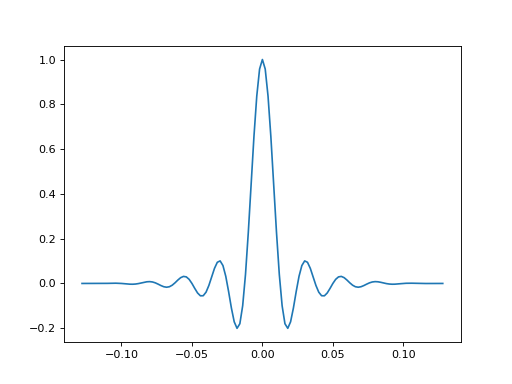

Generate this figure with Python:
import matplotlib.pyplot as plt
import bruges
w, t = bruges.filters.sinc(0.256, 0.002, 40)
plt.plot(t, w)
